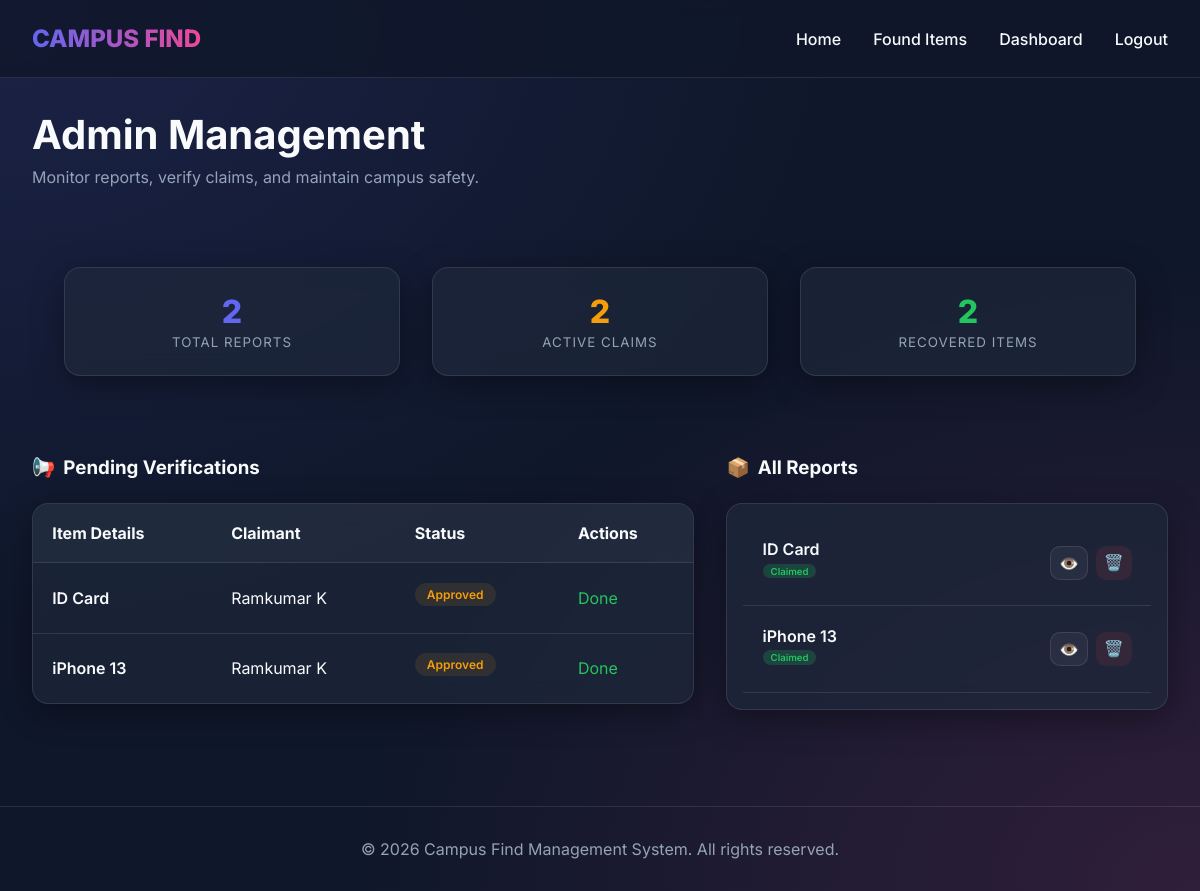
The page /admin (signed in) on the database its author committed.
### tables this page shows
CREATE TABLE claims (
            claim_id INTEGER PRIMARY KEY AUTOINCREMENT,
            item_id INTEGER,
            user_id INTEGER,
            claim_status TEXT DEFAULT 'Pending',
            claim_date TIMESTAMP DEFAULT CURRENT_TIMESTAMP,
            FOREIGN KEY (item_id) REFERENCES items (item_id),
            FOREIGN KEY (user_id) REFERENCES users (user_id)
        );

CREATE TABLE items (
            item_id INTEGER PRIMARY KEY AUTOINCREMENT,
            item_name TEXT NOT NULL,
            description TEXT,
            category TEXT,
            location TEXT,
            date TIMESTAMP DEFAULT CURRENT_TIMESTAMP,
            image_path TEXT,
            status TEXT DEFAULT 'Lost',
            reported_by INTEGER, contact_number TEXT,
            FOREIGN KEY (reported_by) REFERENCES users (user_id)
        );

CREATE TABLE users (
            user_id INTEGER PRIMARY KEY AUTOINCREMENT,
            name TEXT NOT NULL,
            email TEXT UNIQUE NOT NULL,
            password TEXT NOT NULL,
            role TEXT DEFAULT 'user'
        );

### app.py (the view)
@app.route('/admin')
def admin():
    if session.get('role') != 'admin':
        return "Unauthorized", 403
    db = get_db()
    items = db.execute('SELECT * FROM items').fetchall()
    claims = db.execute('''
        SELECT c.*, i.item_name, u.name as user_name
        FROM claims c
        JOIN items i ON c.item_id = i.item_id
        JOIN users u ON c.user_id = u.user_id
    ''').fetchall()
    return render_template('admin.html', items=items, claims=claims)

### app.py (called while the page is built)
def get_db():
    db = getattr(g, '_database', None)
    if db is None:
        db = g._database = sqlite3.connect(DB_PATH)
        db.row_factory = sqlite3.Row
    return db

@app.teardown_appcontext
def close_connection(exception):
    db = getattr(g, '_database', None)
    if db is not None:
        db.close()

### templates/admin.html (shortened to what this page needs)
{% extends "base.html" %}
{% block content %}
<div style="padding: 2rem; max-width: 1200px; margin: 0 auto;">
    <div style="margin-bottom: 3rem;">
        <h2 style="font-size: 2.5rem; margin-bottom: 0.5rem;">Admin Management</h2>
        <p style="color: var(--text-muted);">Monitor reports, verify claims, and maintain campus safety.</p>
    </div>
    <div class="grid" style="grid-template-columns: repeat(3, 1fr); gap: 2rem; margin-bottom: 3rem;">
        <div class="glass" style="padding: 1.5rem; text-align: center;">
            <span style="display: block; font-size: 2rem; font-weight: 800; color: var(--primary);">{{ items|length
                }}</span>
            <small style="color: var(--text-muted); text-transform: uppercase; letter-spacing: 1px;">Total
                Reports</small>
        </div>
        <div class="glass" style="padding: 1.5rem; text-align: center;">
            <span style="display: block; font-size: 2rem; font-weight: 800; color: #f59e0b;">{{ claims|length }}</span>
            <small style="color: var(--text-muted); text-transform: uppercase; letter-spacing: 1px;">Active
                Claims</small>
        </div>
        <div class="glass" style="padding: 1.5rem; text-align: center;">
            <span style="display: block; font-size: 2rem; font-weight: 800; color: #22c55e;">
                {{ items|selectattr('status', 'equalto', 'Claimed')|list|length }}
            </span>
            <small style="color: var(--text-muted); text-transform: uppercase; letter-spacing: 1px;">Recovered
                Items</small>
        </div>
    </div>
    <div style="display: grid; grid-template-columns: 1.5fr 1fr; gap: 2rem;">
        <div>
            <h3 style="margin-bottom: 1.5rem; display: flex; align-items: center; gap: 0.5rem;">
                <span>📢</span> Pending Verifications
            </h3>
            <div class="glass" style="overflow: hidden;">
                <table style="width: 100%; border-collapse: collapse;">
                    <thead style="background: rgba(255,255,255,0.03);">
                        <tr style="text-align: left;">
                            <th style="padding: 1.2rem;">Item Details</th>
                            <th style="padding: 1.2rem;">Claimant</th>
                            <th style="padding: 1.2rem;">Status</th>
                            <th style="padding: 1.2rem;">Actions</th>
                        </tr>
                    </thead>
                    <tbody>
                        {% for claim in claims %}
                        <tr style="border-top: 1px solid var(--glass-border);">
                            <td style="padding: 1.2rem;">
                                <span style="font-weight: 600;">{{ claim.item_name }}</span>
                            </td>
                            <td style="padding: 1.2rem;">{{ claim.user_name }}</td>
                            <td style="padding: 1.2rem;">
                                <span class="item-badge" style="background: rgba(245, 158, 11, 0.1); color: #f59e0b;">
                                    {{ claim.claim_status }}
                                </span>
                            </td>
                            <td style="padding: 1.2rem;">
                                {% if claim.claim_status == 'Pending' %}
                                <a href="{{ url_for('approve_claim', claim_id=claim.claim_id) }}"
                                    class="btn btn-primary" style="padding: 0.5rem 1rem; font-size: 0.8rem;">Approve</a>
                                {% else %}
                                <span style="color: #22c55e;">Done</span>
                                {% endif %}
                            </td>
                        </tr>
                        {% endfor %}
                    </tbody>
                </table>
            </div>
        </div>
        <div>
            <h3 style="margin-bottom: 1.5rem; display: flex; align-items: center; gap: 0.5rem;">
                <span>📦</span> All Reports
            </h3>
            <div class="glass" style="padding: 1rem; max-height: 600px; overflow-y: auto;">
                {% for item in items %}
                <div
                    style="padding: 1.2rem; border-bottom: 1px solid var(--glass-border); display: flex; justify-content: space-between; align-items: center;">
                    <div>
                        <span style="font-weight: 600; font-size: 1rem;">{{ item.item_name }}</span>
                        <div style="display: flex; gap: 0.5rem; margin-top: 0.3rem;">
                            <span
                                class="item-badge {% if item.status == 'Lost' %}badge-lost{% else %}badge-found{% endif %}"
                                style="font-size: 0.6rem; padding: 0.1rem 0.5rem;">
                                {{ item.status }}
                            </span>
                        </div>
                    </div>
                    <div style="display: flex; gap: 0.5rem;">
                        <a href="{{ url_for('item_detail', item_id=item.item_id) }}" class="btn btn-secondary"
                            style="padding: 0.5rem; line-height: 1;">👁️</a>
                        <a href="{{ url_for('delete_item', item_id=item.item_id) }}" class="btn"
                            style="background: rgba(239, 68, 68, 0.1); color: #ef4444; padding: 0.5rem; line-height: 1;"
                            onclick="return confirm('Are you sure you want to delete this report?')">🗑️</a>
                    </div>
                </div>
                {% endfor %}
            </div>
        </div>
    </div>
</div>
{% endblock %}

### templates/base.html (shortened to what this page needs)
<!DOCTYPE html>
<html lang="en">
<head>
    <link rel="stylesheet" href="{{ url_for('static', filename='css/style.css') }}">
</head>
<body>
    <nav>
        <a href="{{ url_for('index') }}" class="logo">CAMPUS FIND</a>
        <ul class="nav-links">
            <li><a href="{{ url_for('index') }}">Home</a></li>
            <li><a href="{{ url_for('items') }}">Found Items</a></li>
            {% if session.get('user_id') %}
            {% if session.get('role') == 'admin' %}
            <li><a href="{{ url_for('admin') }}">Dashboard</a></li>
            {% endif %}
            <li><a href="{{ url_for('logout') }}">Logout</a></li>
            {% else %}
            <li><a href="{{ url_for('login') }}">Login</a></li>
            <li><a href="{{ url_for('register') }}">Register</a></li>
            {% endif %}
        </ul>
    </nav>
    <main>
        {% block content %}{% endblock %}
    </main>
    <footer>
        <p>&copy; 2026 Campus Find Management System. All rights reserved.</p>
    </footer>
</body>
</html>

### static/css/style.css (style rules this page uses)
:root { --primary: #6366f1; --primary-hover: #4f46e5; --secondary: #ec4899; --bg-dark: #0f172a; --bg-card: rgba(30, 41, 59, 0.7); --text-main: #f8fafc; --text-muted: #94a3b8; --glass-border: rgba(255, 255, 255, 0.1); --glass-shadow: 0 8px 32px 0 rgba(0, 0, 0, 0.37); }
* { margin: 0; padding: 0; box-sizing: border-box; font-family: 'Inter', system-ui, -apple-system, sans-serif; }
body { background-color: var(--bg-dark); color: var(--text-main); min-height: 100vh; overflow-x: hidden; background-image: radial-gradient(at 0% 0%, rgba(99, 102, 241, 0.15) 0, transparent 50%), radial-gradient(at 100% 100%, rgba(236, 72, 153, 0.15) 0, transparent 50%); }
.glass { background: var(--bg-card); backdrop-filter: blur(12px); -webkit-backdrop-filter: blur(12px); border: 1px solid var(--glass-border); border-radius: 16px; box-shadow: var(--glass-shadow); }
nav { padding: 1.5rem 2rem; display: flex; justify-content: space-between; align-items: center; position: sticky; top: 0; z-index: 100; background: rgba(15, 23, 42, 0.8); backdrop-filter: blur(8px); border-bottom: 1px solid var(--glass-border); }
.logo { font-size: 1.5rem; font-weight: 800; background: linear-gradient(to right, var(--primary), var(--secondary)); -webkit-background-clip: text; -webkit-text-fill-color: transparent; text-decoration: none; }
.nav-links { display: flex; gap: 2rem; list-style: none; }
.nav-links a { color: var(--text-main); text-decoration: none; font-weight: 500; transition: color 0.3s ease; }
.btn { padding: 0.8rem 2rem; border-radius: 10px; font-weight: 600; cursor: pointer; transition: all 0.3s cubic-bezier(0.4, 0, 0.2, 1); text-decoration: none; border: none; display: inline-block; }
.btn-secondary { background: rgba(255, 255, 255, 0.05); color: white; border: 1px solid var(--glass-border); }
.grid { display: grid; grid-template-columns: repeat(auto-fill, minmax(300px, 1fr)); gap: 2rem; padding: 2rem; }
.item-badge { display: inline-block; padding: 0.25rem 0.75rem; border-radius: 9999px; font-size: 0.75rem; font-weight: 600; margin-bottom: 0.5rem; }
.badge-found { background: rgba(34, 197, 94, 0.2); color: #22c55e; }
footer { text-align: center; padding: 2rem; color: var(--text-muted); border-top: 1px solid var(--glass-border); margin-top: 4rem; }

### rows shown on the page
claims: item_name "ID Card", user_name "Ramkumar K", claim_status "Approved", shows "Done"
claims: item_name "iPhone 13", user_name "Ramkumar K", claim_status "Approved", shows "Done"
items: item_name "ID Card", status "Claimed"
items: item_name "iPhone 13", status "Claimed"

### other values the page prints
{{ items|length }} "2"
{{ claims|length }} "2"
{{ items|selectattr('status', 'equalto', 'Claimed')|list|length }} "2"
